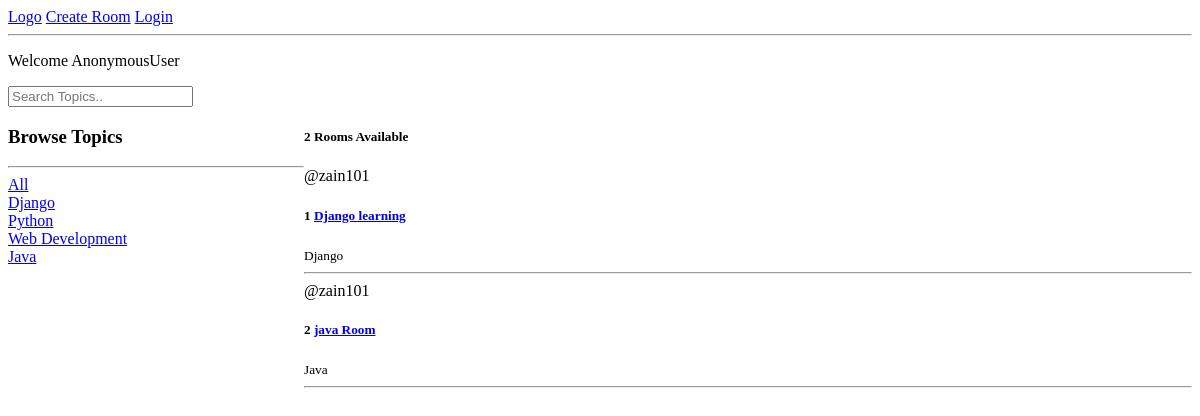
/, run on an earlier commit of the app's database.
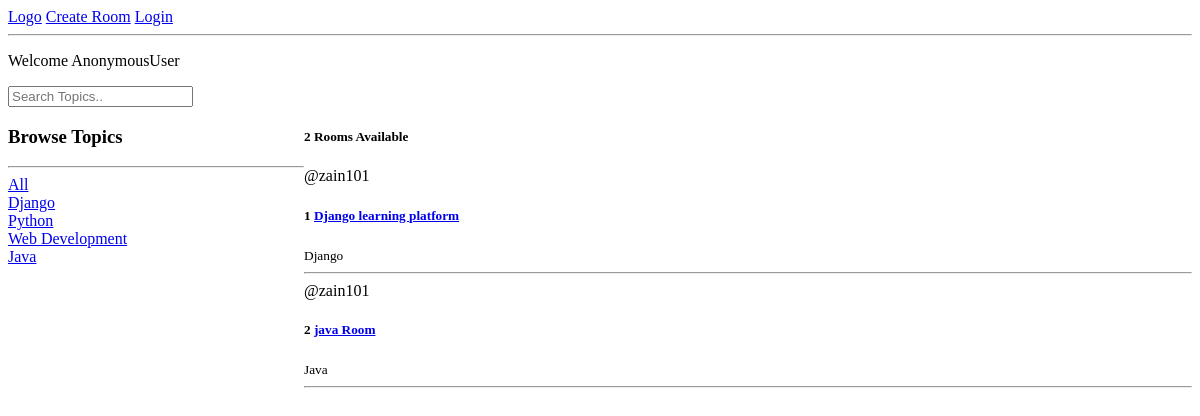
And on a later commit of the database.
### base/models.py (models this page shows, shortened)
class Room(models.Model):
    host = models.ForeignKey(User, on_delete=models.SET_NULL, null=True)
    topic = models.ForeignKey(Topic, on_delete=models.SET_NULL, null=True)
    name = models.CharField(max_length=200)
    desc = models.TextField(null=True, blank=True)
    updated = models.DateTimeField(auto_now=True)
    created = models.DateTimeField(auto_now_add=True)
    class Meta:      # for maintaining the order
        ordering = ['-updated', '-created']

class Topic(models.Model):
    name = models.CharField(max_length=200)

### base/views.py (the view)
# urls.py: 2. Add a URL to urlpatterns:  path('', views.home, name='home')
def home(request):
    query = request.GET.get('query') if request.GET.get('query') != None else ''
    rooms = Room.objects.filter(
        Q(topic__name__icontains=query) |
        Q(name__icontains = query) |
        Q(desc__icontains = query)
                                )
    topics = Topic.objects.all()
    rooms_count = rooms.count()
    context = {'rooms': rooms, 'topics' : topics, 'rooms_count': rooms_count}
    return render(request, 'base/home.html', context)

### base/templates/base/home.html (shortened to what this page needs)
{% extends 'main.html' %}
{% block content %}
<p>Welcome {{request.user}}</p>
<form method="get" action="{% url 'home' %}">
   <input type="text" name="query" placeholder="Search Topics..">
</form>
<div class="home-container">
   <div>
      <h3>Browse Topics</h3>
      <hr>
      <a href="{% url 'home' %}">All</a>
      {% for topic in topics %}
      <div>
         <a href="{% url 'home' %}?query={{topic.name}}">{{topic.name}}</a>
      </div>
      {% endfor %}
   </div>
   <div>
      <h5>{{rooms_count}} Rooms Available</h5>
      <div>
         {% for room in rooms %}
         <div>
            <span>@{{room.host.username}}</span>
            <h5>{{ room.id }} <a href="{% url 'room' room.id %}">{{room.name}}</a></h5>
            <small>{{room.topic.name}}</small>
            <hr>
         </div>
         {% endfor %}
      </div>
   </div>
</div>
{% endblock content %}

What changed in the data, as far as the page shows it:
changed Room "Django": name "Django learning" → "Django learning platform"
